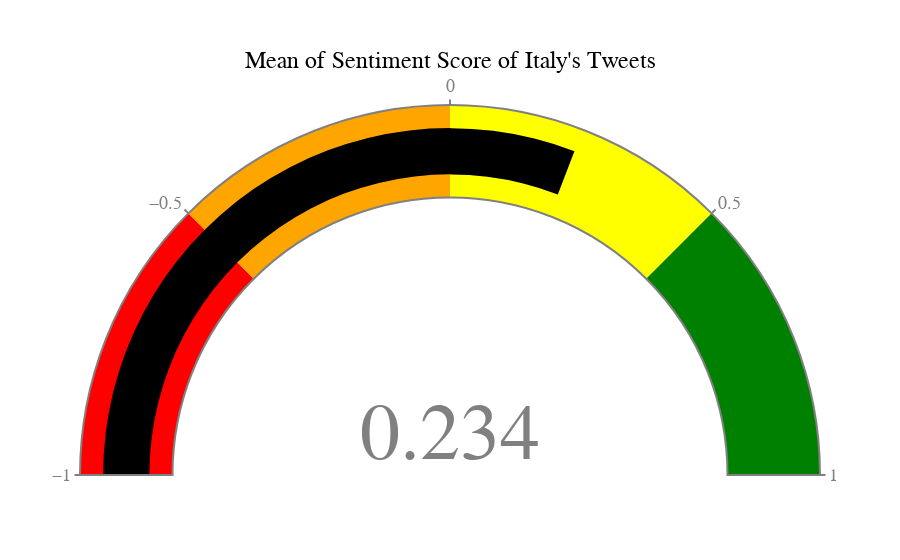

Notebook code cell kept with this figure:
### Code cell
fig = go.Figure(go.Indicator(
    domain={'x': [0, 1], 'y': [0, 1]},
    
    value= Mean_Sentiment_Score_Italy,
    mode="gauge+number",
    title = {'text': "Mean of Sentiment Score of Italy's Tweets", 'font': {'size': 24, 'color': "black", 'family': "Times New Roman"}},
    gauge={'axis': {'range': [-1, 1], 'tickwidth': 2, 'tickcolor': "gray"},
            'bar': {'color': "black"},
            'bordercolor': "gray",
            'borderwidth': 2,
            'bgcolor': "white",
           'steps': [
               {'range': [-1, -0.5], 'color': "red"},
               {'range': [-0.5, 0], 'color': "orange"},
               {'range': [0, 0.5], 'color': "yellow"},
               {'range': [0.5, 1], 'color': "green"}],
           }))
fig.update_layout(font = {'color': "gray", 'family': "Times New Roman", 'size':18})

fig.show()

### Figure 1 — Plotly figure (JSON) as saved in the notebook; plotly's stock layout.template omitted (floating-point values rounded to 4 significant figures)
{"data": [{"domain": {"x": [0, 1], "y": [0, 1]}, "gauge": {"axis": {"range": [-1, 1], "tickcolor": "gray", "tickwidth": 2}, "bar": {"color": "black"}, "bgcolor": "white", "bordercolor": "gray", "borderwidth": 2, "steps": [{"color": "red", "range": [-1, -0.5]}, {"color": "orange", "range": [-0.5, 0]}, {"color": "yellow", "range": [0, 0.5]}, {"color": "green", "range": [0.5, 1]}]}, "mode": "gauge+number", "title": {"font": {"color": "black", "family": "Times New Roman", "size": 24}, "text": "Mean of Sentiment Score of Italy's Tweets"}, "type": "indicator", "value": 0.2336}], "layout": {"font": {"color": "gray", "family": "Times New Roman", "size": 18}}}
